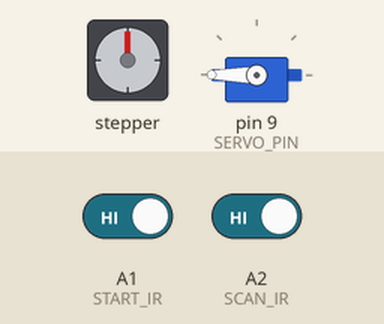
A sketch run on a simulated Arduino Uno, built with avr-gcc and run on an emulated ATmega328P. On the bench: stepper motor, servo. Wiring (inferred from the names in the program): stepper motor driver (200 steps per turn assumed): step pin 2; direction pin 5; enable pin 8. Inputs (shaded band) come from the test bench; at power-on: A1 (START_IR) HIGH, A2 (SCAN_IR) HIGH.

Above: at 1.2 s.
1.3 s: A1 (START_IR) driven LOW
At 1.46 s:
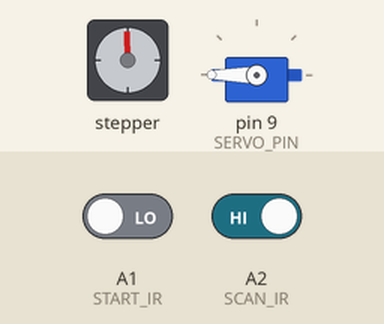
4.3 s: A2 (SCAN_IR) driven LOW
At 5.0 s:
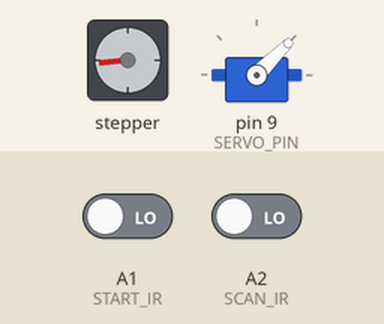
7.3 s: A2 (SCAN_IR) driven HIGH
At 9.87 s:
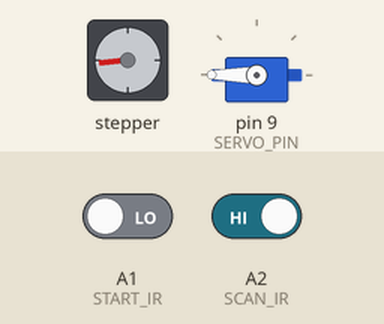
10.3 s: A2 (SCAN_IR) driven LOW
At 10.7 s:
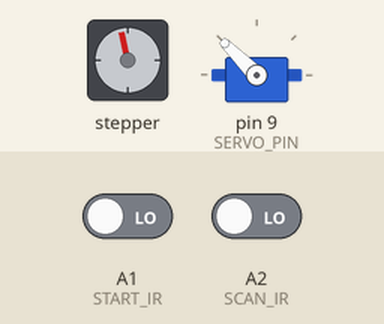
Timing chart, 0 to 38.9 s (numbered marks = the images above; inputs shaded):
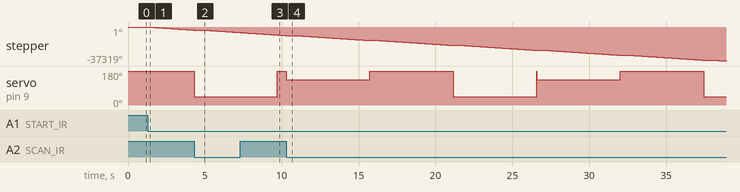

The sketch:

OSS_NEW_TEST.ino
```cpp
#include <Servo.h>

// --- CNC Shield V3 / A4988 Pins ---
#define EN_PIN    8  // Stepper Enable (Active LOW - prevents overheating)
#define DIR_PIN   5  // Direction (e.g., X-Axis on CNC Shield)
#define STEP_PIN  2  // Step (e.g., X-Axis on CNC Shield)

// --- Sensor & Servo Pins ---
#define SERVO_PIN 9  // CNC shield servo pin
#define START_IR  A1 // CNC Shield A1 (Hold) pin
#define SCAN_IR   A2 // CNC Shield A2 (Resume) pin

// --- Calibrated Servo Angles ---
const int ANGLE_BIN_A = 45;
const int ANGLE_BIN_B = 135;
const int ANGLE_BIN_C = 180;
const int ANGLE_IDLE  = 180;  // INITIAL/DEFAULT POSITION

Servo diverterServo;

// --- System State Machine ---
enum SystemState { IDLE, MOVING, SCANNING, DISPATCHING };
SystemState currentState = IDLE;

// --- Test Sequence Counter ---
int testSequence = 0;

void setup() {
  // NOTE: Serial.begin() completely removed for standalone 12V operation.

  pinMode(EN_PIN, OUTPUT);
  pinMode(DIR_PIN, OUTPUT);
  pinMode(STEP_PIN, OUTPUT);

  pinMode(START_IR, INPUT_PULLUP);
  pinMode(SCAN_IR, INPUT_PULLUP);

  diverterServo.attach(SERVO_PIN);

  // Set the initial default position immediately on startup
  diverterServo.write(ANGLE_IDLE);

  // Disable stepper initially to save power and prevent thermal shutdown
  digitalWrite(EN_PIN, HIGH);

  // Set belt direction
  digitalWrite(DIR_PIN, LOW);
}

void loop() {
  switch (currentState) {

    case IDLE:
      // Wait for object at the start of the belt
      // NOTE: If the belt doesn't start, change LOW to HIGH here.
      if (digitalRead(START_IR) == LOW) {
        digitalWrite(EN_PIN, LOW); // Wake up the stepper motor
        delay(10);
        currentState = MOVING;
      }
      break;

    case MOVING:
      stepMotor();
      // Stop moving when object hits the camera scan point
      if (digitalRead(SCAN_IR) == LOW) {
        currentState = SCANNING;
      }
      break;

    case SCANNING:
      // Cycle through the angles: 45 -> 135 -> 180 automatically
      if (testSequence == 0) {
        diverterServo.write(ANGLE_BIN_A); // 45
      }
      else if (testSequence == 1) {
        diverterServo.write(ANGLE_BIN_B); // 135
      }
      else if (testSequence == 2) {
        diverterServo.write(ANGLE_BIN_C); // 180
      }

      // Increment sequence for the next box
      testSequence++;
      if (testSequence > 2) {
        testSequence = 0;
      }

      delay(600); // Give physical arm time to swing into position
      currentState = DISPATCHING;
      break;

    case DISPATCHING:
      // Run belt forward to push box into bin
      for (int i = 0; i < 3000; i++) {
        stepMotor();
      }

      // Reset arm and put motor to sleep
      diverterServo.write(ANGLE_IDLE);
      digitalWrite(EN_PIN, HIGH);
      currentState = IDLE;
      break;
  }
}

// --- Custom Stepper Pulse Function ---
void stepMotor() {
  digitalWrite(STEP_PIN, HIGH);
  delayMicroseconds(800);
  digitalWrite(STEP_PIN, LOW);
  delayMicroseconds(800);
}
```

Measured:
- after the input at 1.3 s, stepper: keeps turning counter-clockwise at about 1116°/s, starting at once
- after the input at 4.3 s, servo on pin 9 (SERVO_PIN): 180° → 45° at once
- after the input at 7.3 s, servo on pin 9 (SERVO_PIN): goes on until 9.7 s, then stays 180°
- after the input at 10.3 s, servo on pin 9 (SERVO_PIN): 180° → 135° at once, → 180° 5.4 s later, → 45° 5.4 s later
